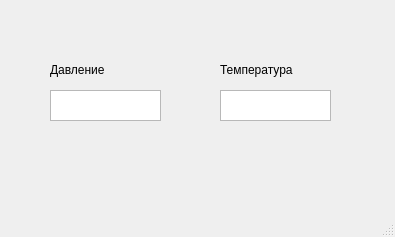
<?xml version="1.0" encoding="UTF-8"?>
<ui version="4.0">
 <class>MainWindow</class>
 <widget class="QMainWindow" name="MainWindow">
  <property name="geometry">
   <rect>
    <x>0</x>
    <y>0</y>
    <width>395</width>
    <height>237</height>
   </rect>
  </property>
  <property name="windowTitle">
   <string>MainWindow</string>
  </property>
  <widget class="QWidget" name="centralwidget">
   <widget class="QTextEdit" name="tempValue">
    <property name="geometry">
     <rect>
      <x>220</x>
      <y>90</y>
      <width>111</width>
      <height>31</height>
     </rect>
    </property>
   </widget>
   <widget class="QTextEdit" name="pressValue">
    <property name="geometry">
     <rect>
      <x>50</x>
      <y>90</y>
      <width>111</width>
      <height>31</height>
     </rect>
    </property>
    <property name="acceptRichText">
     <bool>true</bool>
    </property>
   </widget>
   <widget class="QLabel" name="tempLabel">
    <property name="geometry">
     <rect>
      <x>220</x>
      <y>60</y>
      <width>101</width>
      <height>20</height>
     </rect>
    </property>
    <property name="text">
     <string>Температура</string>
    </property>
   </widget>
   <widget class="QLabel" name="pressLabel">
    <property name="geometry">
     <rect>
      <x>50</x>
      <y>60</y>
      <width>101</width>
      <height>20</height>
     </rect>
    </property>
    <property name="text">
     <string>Давление</string>
    </property>
   </widget>
  </widget>
  <widget class="QMenuBar" name="menubar">
   <property name="geometry">
    <rect>
     <x>0</x>
     <y>0</y>
     <width>395</width>
     <height>22</height>
    </rect>
   </property>
  </widget>
  <widget class="QStatusBar" name="statusbar"/>
 </widget>
 <resources/>
 <connections/>
</ui>
